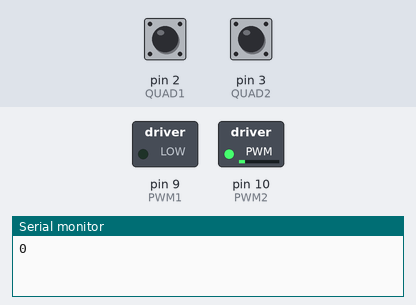
The program below on a simulated Arduino Nano, built with avr-gcc and run on an emulated ATmega328P. Parts: switched loads named in the program (green lamp = pin HIGH), the last lines printed to the serial monitor. Inputs (shaded band) come from the test bench; at power-on: pin 3 (QUAD2) HIGH, pin 2 (QUAD1) HIGH. Random numbers use the default seed unless the program sets one.

Above: at 0.15 s.
At 1.2 s:
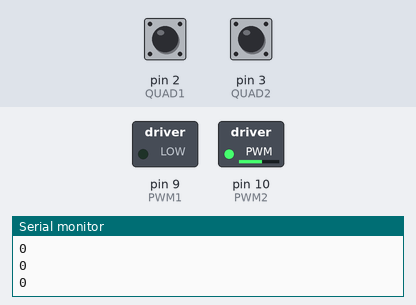
1.3 s: pin 3 (QUAD2) pulled LOW for 0.15 s
At 2.6 s:
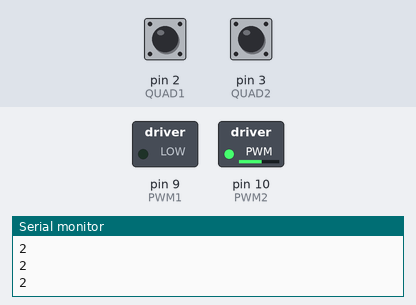
Timing chart, 0 to 4.3 s (numbered marks = the images above; inputs shaded):
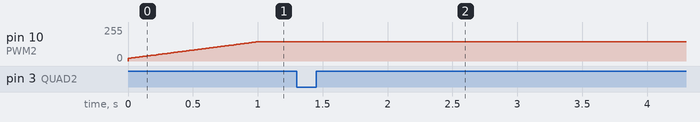

Measured:
- after the input at 1.3 s, pin 10 (PWM2): 145/255 → 144/255 at once

The program:

main.cpp
```cpp
#include <Arduino.h>

// this code is for the Arduino Nano
// It uses both interrupt pins to detect any change in the quadrature encoder signals, both rising and falling.

#define PWM1 9 // output pins that go to the H-Bridge inputs. If direction and encoder don't match, just swap the motor wires. Or these two.
#define PWM2 10

#define QUAD1 2 // Interrupt pins that respond to the quadrature encoder outputs - use 1k as protective resistors
#define QUAD2 3

volatile long position; // internal counter that the interrupt code modifies

// The interrupt function; it is triggered each time pin 2 / 3 change their value.
// So we get the most detail and can be resistant against vibrations
void intcount()
{
  static uint8_t lastref = 0;               // store the last reference in the Quadrature cycle that is 00 - 01 - 11 - 10
  uint8_t seq[4] = {B00, B01, B11, B10};    // Mapping of encoder bits to the count, i.e. swap values 2 and 3
  uint8_t portstat = (PIND & B1100) >> 2;   // Read both inputs in parallel (instead of digitalRead)
  uint8_t nowref = seq[portstat];           // where are we in the cycle? 0 -> 0, 1-> 1, 2->3, 3->2
  if (seq[(lastref - 1) & B11] == portstat) // Now check which is the neighboring value; do we go up or down in the cycle array?
  {
    position--;
  }
  if (seq[(lastref + 1) & B11] == portstat)
  {
    position++;
  }
  lastref = nowref; // remember for the next call
}

void setup()
{
  Serial.begin(115200);
  // put your setup code here, to run once:
  pinMode(QUAD1, INPUT_PULLUP);
  pinMode(QUAD2, INPUT_PULLUP);
  pinMode(PWM1, OUTPUT);
  pinMode(PWM2, OUTPUT);
  attachInterrupt(digitalPinToInterrupt(QUAD1), intcount, CHANGE);
  attachInterrupt(digitalPinToInterrupt(QUAD2), intcount, CHANGE);
}

void loop()
{

#define STEEP 8     // how fast the program accelerates/decelerates PWM value as the position approaches the target
#define MINSPEED 20 // minimum PWM value, adjust to something that's bit enough to make the motor turn
#define ZONE 24     // Deadzone around target that is considered "good enough" (since the motor will take time to come to a halt)

  static int32_t target = 1000;       // just a first target
  static int32_t current = 0;         // a buffer
  static unsigned long start = 0;     // the moment the movement starts; to calculate acceleration
  static unsigned long nextprint = 0; // a clock for the diagnostic output every 0.5 seconds
  int32_t delta, ramp = 0;            // values for calculation
  unsigned long tick = millis();      // remember the current millisecond

  current = position;            // read the position so it doesn't change within the cycle, even if interrupts happen
  ramp = (tick - start) / STEEP; // ramp-up PWM value as the milliseconds pass after start

  if (current > target) // do we need to turn "downwards"?
  {
    delta = current - target;                                                      // remaining steps
    analogWrite(PWM1, min(ramp + MINSPEED, min(255, (delta / STEEP) + MINSPEED))); // set one channel to PWM
    analogWrite(PWM2, 0);                                                          // the other channel is simply set to ground
  }
  else
  {
    delta = target - current;                                                      // same as above, but we're turning "upwards" to reach the target
    analogWrite(PWM1, 0);                                                          // so this motor pin channel is now ground
    analogWrite(PWM2, min(ramp + MINSPEED, min(255, (delta / STEEP) + MINSPEED))); // and this channel is driven by PWM
  }

  if (delta < ZONE) // we're inside the deadband of our target position
  {
    analogWrite(PWM1, 0); // Shut down both PWM signals
    analogWrite(PWM2, 0);
    Serial.println("Reached ZONE");
    delay(500); // just for testing; let the motor run out.
    Serial.print("Stopped at ");
    Serial.print(position);
    Serial.print(" of ");
    Serial.println(target);

    // have we been running towards a random test position?
    if (target > 0)
    {
      target = 0; // yes: go back to zero
    }
    else
    {
      target = random(500, 10000); // no: go to a random position
    }
    Serial.print("New target = ");
    Serial.println(target);
    start = millis(); // Begin the acceleration ramp
  }

  // a diagnostic print that happens every 500 ms
  if (tick > nextprint)
  {
    Serial.println(position);
    nextprint = tick + 500;
  }
}
```
